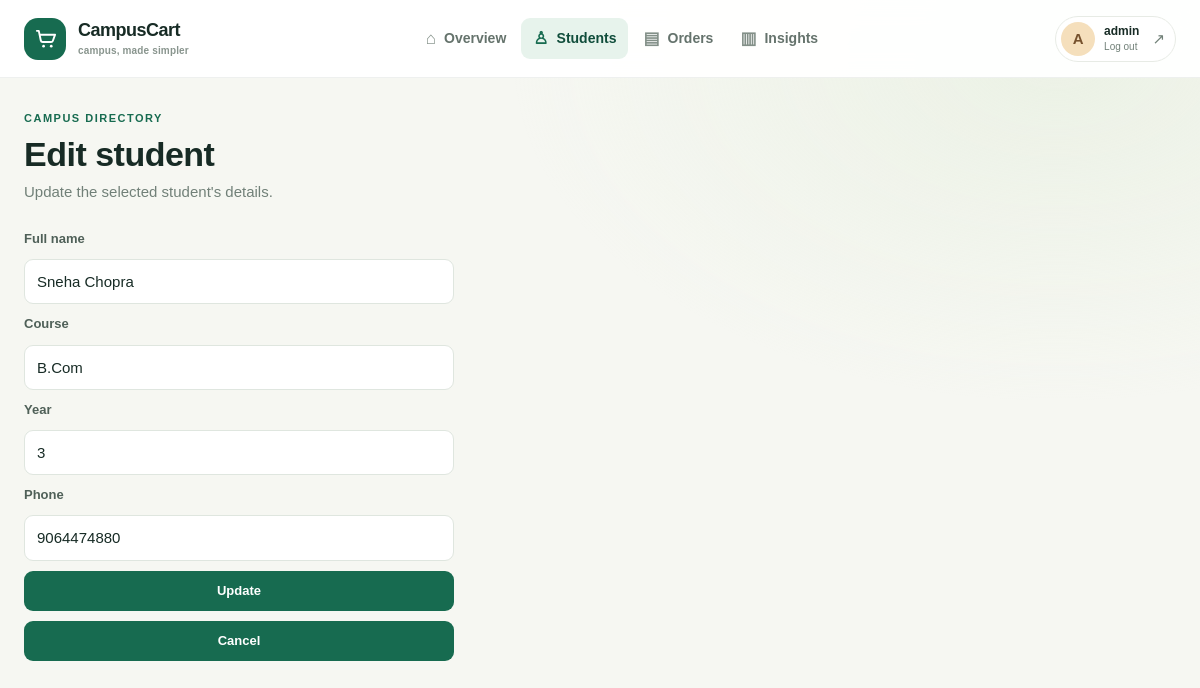
Screenshot of /students/edit/1 (signed in) with the database file from the repository.
### tables this page shows
CREATE TABLE Students (
  student_id INTEGER PRIMARY KEY,
  name TEXT NOT NULL,
  course TEXT,
  year INTEGER,
  phone TEXT
, email TEXT);

### CampusCart/app.py (the view)
@app.route('/students/edit/<int:sid>', methods=['GET', 'POST'])
@login_required
@admin_only
def edit_student(sid):
    if request.method == 'POST':
        query("UPDATE Students SET name=?, course=?, year=?, phone=? WHERE student_id=?",
              (request.form['name'], request.form['course'],
               request.form['year'], request.form['phone'], sid), commit=True)
        flash('Student update ho gaya.', 'success')
        return redirect('/students')
    s = query("SELECT * FROM Students WHERE student_id=?", (sid,), one=True)
    return render_template('edit_student.html', s=s)

### CampusCart/app.py (called while the page is built)
def query(sql, params=(), one=False, commit=False):
    conn = sqlite3.connect(DB)
    conn.row_factory = sqlite3.Row
    conn.execute("PRAGMA foreign_keys = ON")
    cur = conn.cursor()
    try:
        cur.execute(sql, params)
        if commit:
            conn.commit()
            return None
        return cur.fetchone() if one else cur.fetchall()
    finally:
        conn.close()

def login_required(f):
    @wraps(f)
    def wrapper(*args, **kwargs):
        if 'role' not in session:
            return redirect('/')
        return f(*args, **kwargs)
    return wrapper

def admin_only(f):
    @wraps(f)
    def wrapper(*args, **kwargs):
        if session.get('role') != 'admin':
            flash('Ye kaam sirf admin kar sakta hai.', 'error')
            return redirect(request.referrer or '/dashboard')
        return f(*args, **kwargs)
    return wrapper

### templates/edit_student.html (shortened to what this page needs)
{% extends "base.html" %}
{% block content %}
<div class="page-heading">
  <p class="eyebrow">Campus directory</p>
  <h1>Edit student</h1>
  <p class="muted">Update the selected student's details.</p>
</div>
<form method="POST" class="stack-form">
  <label for="name">Full name</label>
  <input id="name" type="text" name="name" value="{{ s.name }}" required>
  <label for="course">Course</label>
  <input id="course" type="text" name="course" value="{{ s.course }}" required>
  <label for="year">Year</label>
  <input id="year" type="number" name="year" value="{{ s.year }}" required>
  <label for="phone">Phone</label>
  <input id="phone" type="text" name="phone" value="{{ s.phone }}" required>
  <button type="submit">Update</button>
  <a class="btn" href="/students">Cancel</a>
</form>
{% endblock %}

### static/style.css (style rules this page uses)
:root { color-scheme: light; --ink: #172b25; --muted: #718078; --green: #176b50; --green-dark: #104d3b; --green-soft: #e7f3ec; --cream: #f5f7f2; --line: #e7ebe5; --white: #fff; --shadow: 0 12px 32px rgba(25, 57, 43, .06); }
* { box-sizing: border-box; }
body { margin: 0; color: var(--ink); background: var(--cream); font-family: "DM Sans", Arial, sans-serif; font-size: 15px; line-height: 1.55; }
a { color: inherit; }
.page-heading { margin: 0 0 26px; }
.eyebrow { margin: 0 0 7px; color: var(--green); font-size: 11px; font-weight: 700; letter-spacing: 1.5px; text-transform: uppercase; }
h1, h2, h3, p { margin-top: 0; }
h1, h2, h3 { font-family: Manrope, "DM Sans", sans-serif; letter-spacing: -.5px; }
h1, h2 { margin-bottom: 5px; font-size: clamp(26px, 3vw, 34px); line-height: 1.2; }
.page-heading p:last-child { margin-bottom: 0; }
.muted { color: var(--muted); }
label { color: #4f6058; font-size: 13px; font-weight: 700; }
input, select { min-height: 44px; padding: 10px 12px; border: 1px solid #dfe6df; border-radius: 9px; outline: none; background: white; color: var(--ink); font: inherit; transition: border .18s ease, box-shadow .18s ease; }
button, .btn { display: inline-flex; min-height: 40px; align-items: center; justify-content: center; padding: 9px 15px; border: 0; border-radius: 9px; background: var(--green); color: white; cursor: pointer; font: inherit; font-size: 13px; font-weight: 700; text-decoration: none; transition: background .18s ease, transform .18s ease; }
.stack-form { display: flex; max-width: 430px; flex-direction: column; gap: 10px; }
body { background: radial-gradient(ellipse at 88% 8%, rgba(227, 237, 219, .55), transparent 34rem), #f6f7f2; }

### rows the page displays
Students: name "Sneha Chopra", course "B.Com", year "3", phone "9064474880"

### other values shown
{{ session['username'][0]|upper }} "A"
{{ session['username'] }} "admin"
